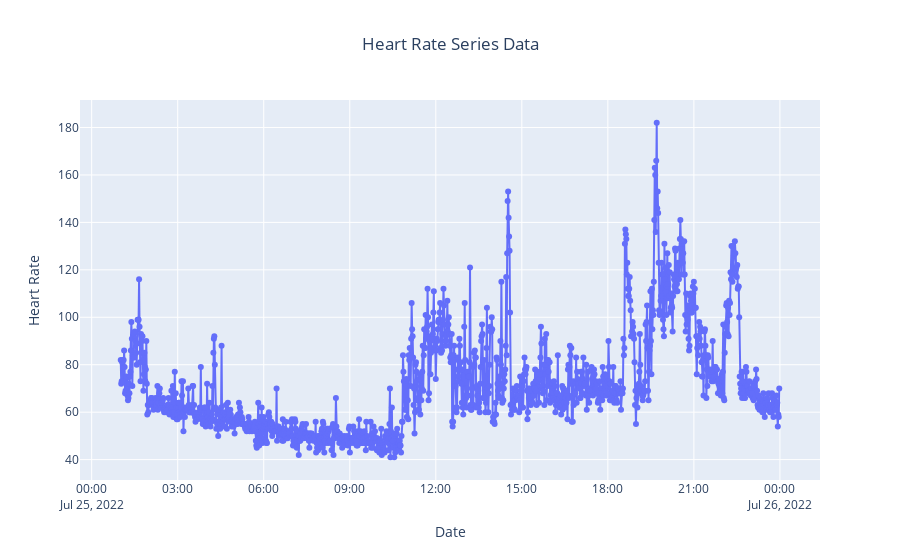

Write notebook code for a chart like this one.
### Markdown cell above
## HR Series Plot

### Code cell
fig = go.Figure()

fig.add_trace(go.Scatter(
x=df.time,
y=df["bpm"],
mode="markers+lines",
name = "Heart Rate",
text = "HR:" + df['time'].astype('string') + " - " + df['bpm'].astype('string'),
hoverinfo = 'text'))

fig.update_xaxes(title='Date')
fig.update_yaxes(title='Heart Rate')
fig.update_layout(title_text='Heart Rate Series Data', title_x=0.5)


fig.show()

### Figure 1 — Plotly figure (JSON) as saved in the notebook; plotly's stock layout.template omitted (floating-point values rounded to 4 significant figures; data arrays with more than 128 entries replaced by an {"elided": "..."} marker saying what was removed)
{"data": [{"hoverinfo": "text", "mode": "markers+lines", "name": "Heart Rate", "text": {"elided": "1366 str values"}, "type": "scatter", "x": {"elided": "1366 str values"}, "y": {"elided": "1366 int values"}}], "layout": {"title": {"text": "Heart Rate Series Data", "x": 0.5}, "xaxis": {"title": {"text": "Date"}}, "yaxis": {"title": {"text": "Heart Rate"}}}}
